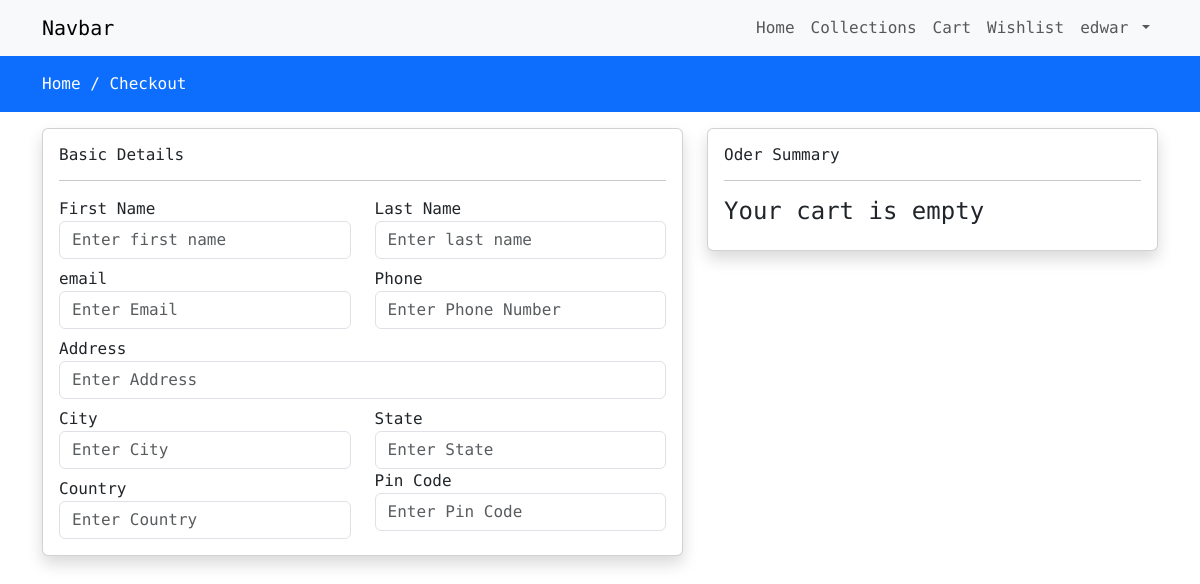
The app's page /checkout (signed in), older data.
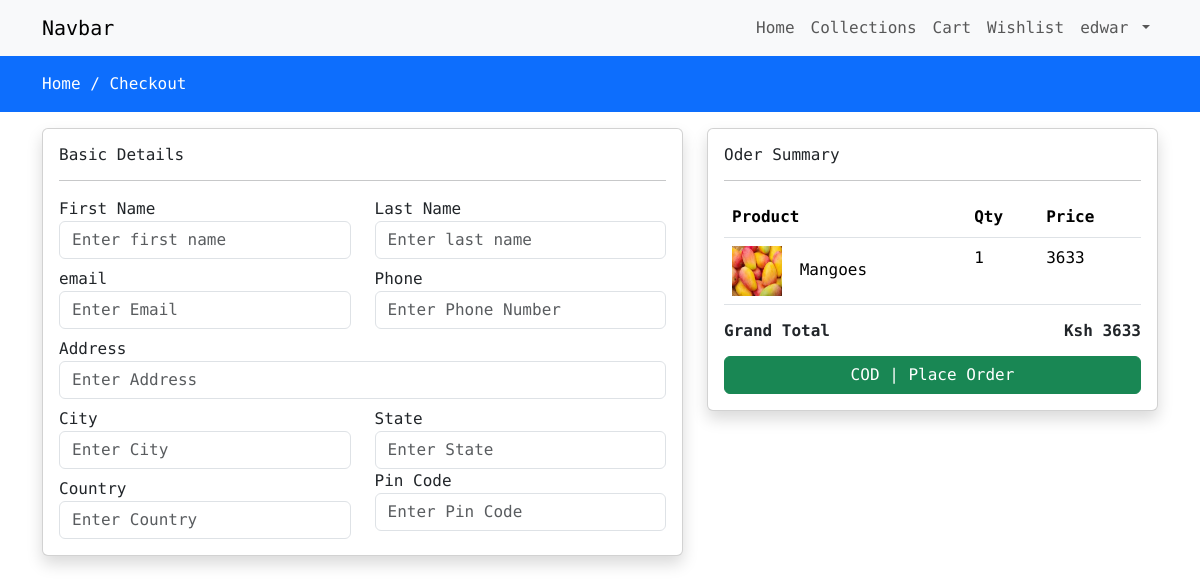
The same page, newer data.
### store/models.py (models this page shows, shortened)
class Cart(models.Model):
    user = models.ForeignKey(User, on_delete=models.CASCADE)
    product= models.ForeignKey(Product, on_delete=models.CASCADE)
    product_qty = models.IntegerField(null=False, blank=False)
    created_at = models.DateTimeField(auto_now_add=True)

class Product(models.Model):
    category = models.ForeignKey(Category, on_delete=models.CASCADE)
    slug = models.CharField(max_length=150, null=False, blank=False)
    name = models.CharField(max_length=150, null=False, blank=False)
    product_image = models.ImageField(upload_to=get_file_path, null=True, blank= True  )
    small_description = models.CharField(max_length=150, null=False, blank=False)
    quantity = models.IntegerField(null=False,blank=False)
    description = models.TextField(max_length=500, null=False, blank=False)
    original_price= models.FloatField(null=False, blank=False)
    selling_price= models.FloatField(null=False, blank=False)
    status = models.BooleanField(default=False, help_text="0=default, 1=hidden")
    trending = models.BooleanField(default=False, help_text="0=default, 1=trending")
    tag=models.CharField(max_length=150, null=False, blank=False)
    meta_title = models.CharField(max_length=150, null=False, blank=False)
    meta_keyword = models.CharField(max_length=150, null=False, blank=False)
    meta_description = models.TextField(max_length=500, null=False, blank=False)
    created_at = models.DateTimeField(auto_now=True)

### store/controller/checkout.py (the view)
# urls.py: path('checkout', checkout.index, name="checkout"),
def index(request):
    rawcart= Cart.objects.filter(user=request.user)
    for item in rawcart:
        if item.product_qty > item.product.quantity:
            Cart.objects.delete(id=item.id)
    cartitems=Cart.objects.filter(user=request.user)
    total_price = 0
    for item in cartitems:
        total_price = total_price+item.product.selling_price*item.product_qty
    context = {'cartitems':cartitems, 'total_price':total_price}
    return render (request, "store/checkout.html", context)

### store/templates/store/checkout.html (shortened to what the changed rows need)
{% extends "store/layouts/main.html" %}
{% block content %}
<div class="container mt-3">
    <div class="row">
        <div class="col-md-5">
            <div class="card shadow">
                <div class="card-body">
                    <h6>Oder Summary</h6>
                    <hr>
                    {% if cartitems %}
                        <table class=" table">
                            <thead>
                                <tr>
                                   <th>Product</th>
                                   <th>Qty</th>
                                   <th>Price</th>
                                </tr>
                            </thead>
                            <tbody>
                                {% for item in cartitems %}
                                    <tr>
                                        <td>
                                            <img src="{{item.product.product_image.url}}" class="me-2" height="50px" width="50px" >
                                            {{item.product.name}}
                                        </td>
                                        <td>{{item.product_qty}}</td>
                                        <td>{{item.product.selling_price | stringformat:'d'}}</td>
                                    </tr>
                                {%endfor%}
                            </tbody>
                        </table>
                        <h6 class="fw-bold">Grand Total
                        <span class="float-end">Ksh {{total_price | stringformat:'d'}}</span>
                        </h6>
                        <div class="mt-3">
                        <a href=#" class="btn btn-success w-100">COD | Place Order </a>
                            </div>
                        {% else %}
                    <h4>Your cart is empty</h4>
                    {% endif%}
                </div>
            </div>
        </div>
    </div>
</div>
{% endblock content %}

Row changes from the older to the newer data that the page shows:
added Cart: product.product_image (picture), product.name "Mangoes", product_qty "1", product.selling_price "3633"
Text that changed along with them:
{{ total_price | stringformat:'d' }}: (not shown) → "3633"
text no longer shown: "Your cart is empty"
text now shown: "Product Qty Price Grand Total Ksh COD | Place Order"
